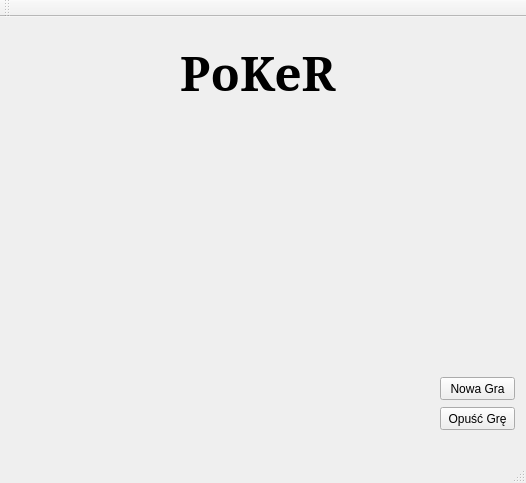
<?xml version="1.0" encoding="UTF-8"?>
<ui version="4.0">
 <class>MainWindow</class>
 <widget class="QMainWindow" name="MainWindow">
  <property name="geometry">
   <rect>
    <x>0</x>
    <y>0</y>
    <width>526</width>
    <height>483</height>
   </rect>
  </property>
  <property name="windowTitle">
   <string>MainWindow</string>
  </property>
  <widget class="QWidget" name="centralWidget">
   <widget class="QPushButton" name="pushButton">
    <property name="geometry">
     <rect>
      <x>440</x>
      <y>390</y>
      <width>75</width>
      <height>23</height>
     </rect>
    </property>
    <property name="text">
     <string>Opuść Grę</string>
    </property>
   </widget>
   <widget class="QPushButton" name="rozpocznij_gre">
    <property name="geometry">
     <rect>
      <x>440</x>
      <y>360</y>
      <width>75</width>
      <height>23</height>
     </rect>
    </property>
    <property name="text">
     <string>Nowa Gra</string>
    </property>
   </widget>
   <widget class="QLabel" name="label">
    <property name="enabled">
     <bool>true</bool>
    </property>
    <property name="geometry">
     <rect>
      <x>180</x>
      <y>30</y>
      <width>161</width>
      <height>51</height>
     </rect>
    </property>
    <property name="font">
     <font>
      <family>MS Serif</family>
      <pointsize>36</pointsize>
      <weight>75</weight>
      <bold>true</bold>
     </font>
    </property>
    <property name="text">
     <string>PoKeR</string>
    </property>
   </widget>
  </widget>
  <widget class="QToolBar" name="mainToolBar">
   <attribute name="toolBarArea">
    <enum>TopToolBarArea</enum>
   </attribute>
   <attribute name="toolBarBreak">
    <bool>false</bool>
   </attribute>
  </widget>
  <widget class="QStatusBar" name="statusBar"/>
 </widget>
 <layoutdefault spacing="6" margin="11"/>
 <resources/>
 <connections>
  <connection>
   <sender>pushButton</sender>
   <signal>clicked()</signal>
   <receiver>MainWindow</receiver>
   <slot>hide()</slot>
   <hints>
    <hint type="sourcelabel">
     <x>463</x>
     <y>417</y>
    </hint>
    <hint type="destinationlabel">
     <x>215</x>
     <y>326</y>
    </hint>
   </hints>
  </connection>
 </connections>
</ui>
